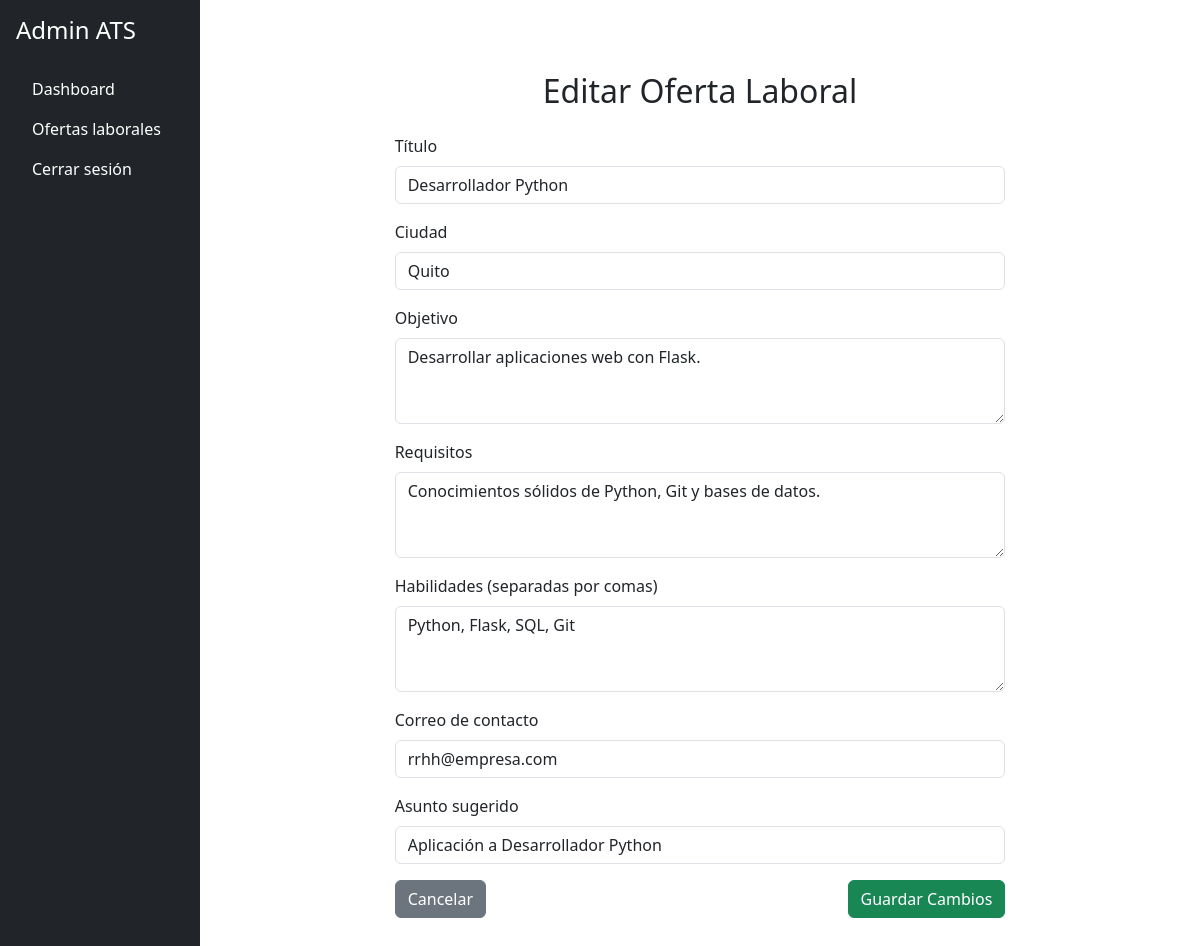
Page /ofertas/editar/1 on the committed database.
### app/models.py (models this page shows, shortened)
class OfertaLaboral(db.Model):
    id = db.Column(db.Integer, primary_key=True)
    titulo = db.Column(db.String(150), nullable=False)
    ciudad = db.Column(db.String(100), nullable=False)
    objetivo = db.Column(db.Text, nullable=False)
    requisitos = db.Column(db.Text, nullable=False)
    habilidades = db.Column(db.Text, nullable=False)  # separadas por comas
    correo_contacto = db.Column(db.String(150), nullable=False)
    asunto_correo = db.Column(db.String(150), nullable=False)

### app/routes/ofertas.py (the view, shortened to what this page needs)
@ofertas.route('/editar/<int:id>', methods=['GET', 'POST'])
def editar_oferta(id):
    oferta = OfertaLaboral.query.get_or_404(id)
    return render_template('editar_oferta.html', oferta=oferta)

### app/templates/editar_oferta.html (shortened to what this page needs)
{% extends 'base.html' %}
{% block content %}
<div class="container my-5">
  <div class="row justify-content-center">
    <div class="col-md-8">
      <h2 class="mb-4 text-center">Editar Oferta Laboral</h2>
      <form method="post">
        <div class="mb-3">
          <label for="titulo" class="form-label">Título</label>
          <input type="text" class="form-control" id="titulo" name="titulo" value="{{ oferta.titulo }}" required>
        </div>
        <div class="mb-3">
          <label for="ciudad" class="form-label">Ciudad</label>
          <input type="text" class="form-control" id="ciudad" name="ciudad" value="{{ oferta.ciudad }}" required>
        </div>
        <div class="mb-3">
          <label for="objetivo" class="form-label">Objetivo</label>
          <textarea class="form-control" id="objetivo" name="objetivo" rows="3" required>{{ oferta.objetivo }}</textarea>
        </div>
        <div class="mb-3">
          <label for="requisitos" class="form-label">Requisitos</label>
          <textarea class="form-control" id="requisitos" name="requisitos" rows="3" required>{{ oferta.requisitos }}</textarea>
        </div>
        <div class="mb-3">
          <label for="habilidades" class="form-label">Habilidades (separadas por comas)</label>
          <textarea class="form-control" id="habilidades" name="habilidades" rows="3" required>{{ oferta.habilidades }}</textarea>
        </div>
        <div class="mb-3">
          <label for="correo_contacto" class="form-label">Correo de contacto</label>
          <input type="email" class="form-control" id="correo_contacto" name="correo_contacto" value="{{ oferta.correo_contacto }}" required>
        </div>
        <div class="mb-3">
          <label for="asunto_correo" class="form-label">Asunto sugerido</label>
          <input type="text" class="form-control" id="asunto_correo" name="asunto_correo" value="{{ oferta.asunto_correo }}" required>
        </div>
        <div class="d-flex justify-content-between">
          <a href="{{ url_for('ofertas.listar_ofertas') }}" class="btn btn-secondary">Cancelar</a>
          <button type="submit" class="btn btn-success">Guardar Cambios</button>
        </div>
      </form>
    </div>
  </div>
</div>
{% endblock %}

### rows in the picture
OfertaLaboral: titulo "Desarrollador Python", ciudad "Quito", objetivo "Desarrollar aplicaciones web con Flask.", requisitos "Conocimientos sólidos de Python, Git y bases de datos.", habilidades "Python, Flask, SQL, Git", correo_contacto "rrhh@empresa.com", asunto_correo "Aplicación a Desarrollador Python"
